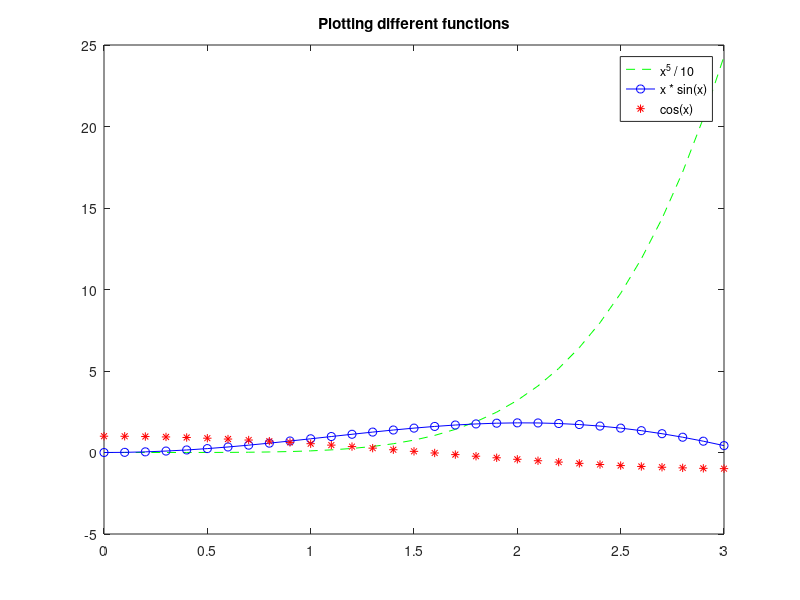

The MATLAB source for this figure:
% Exercise 2
% Define the variable and the functions
x = 0:0.1:3; % start:step:end
f1 = x .^ 5 / 10; % because it is a vector, and for every element we need
                  % to apply the power
f2 = x .* sin(x); % the same, we need the multiplication of elements
f3 = cos(x);

% Plot all 3 functions in the same axes
plot(x, f1, "green--", x, f2, "blue-o", x, f3, "red*"),
title("Plotting different functions"),
legend("x^5 / 10","x * sin(x)", "cos(x)");